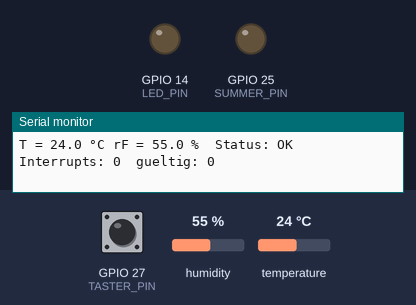
Recording of a program running on a simulated ESP32. Shown: output pins drawn as LEDs (lit = HIGH), the last lines printed to the serial monitor. The test bench sets the inputs (shaded band); at power-on: humidity 55 %, GPIO 27 (TASTER_PIN) HIGH, temperature 24 °C.

Above: at 6.8 s.
6.9 s: humidity set to 59 %
12.3 s: humidity set to 62 %
At 15.4 s:
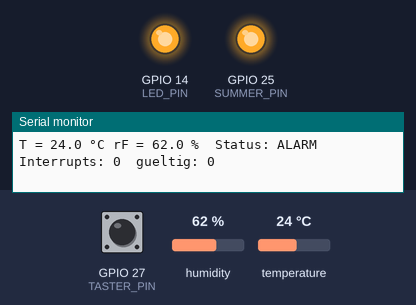
17.7 s: GPIO 27 (TASTER_PIN) pulled LOW for 3 s
At 18.0 s:
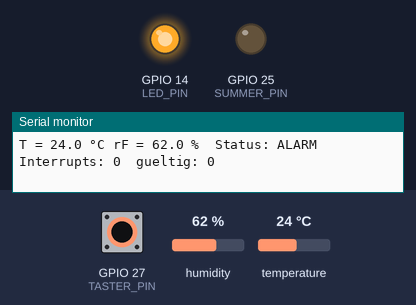
23.1 s: humidity set to 22 %
At 26.9 s:
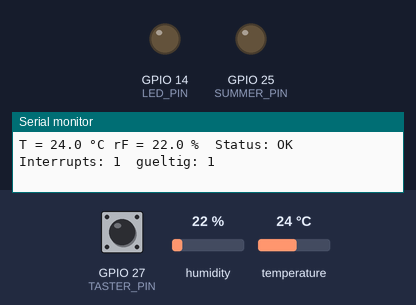
28.5 s: humidity set to 68 %
At 31.2 s:
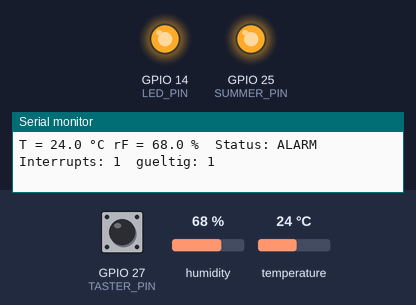
Timing chart, 0 to 32.7 s (numbered marks = the images above; inputs shaded):
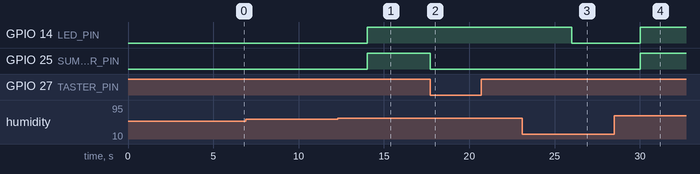

The program:

main.cpp
```cpp
#include <Arduino.h>
#include <DHT.h>
#include <driver/gpio.h>
#include <soc/gpio_reg.h>

const int DHT_PIN = 32;
const int LED_PIN = 14;
const int SUMMER_PIN = 25;
const int TASTER_PIN = 27;
const float GRENZWERT_FEUCHTE = 60.0;

const unsigned long INTERVALL_MS = 2000;

const int EBENE = 3; // 1 = digitalWrite, 2 = gpio_set_level, 3 = Register

DHT dht(DHT_PIN, DHT22);
unsigned long letzteMessung = 0;

volatile bool tasterGedrueckt = false;
volatile unsigned int anzahlInterrupts = 0;
unsigned int gueltigeDruecke = 0;
unsigned long letzterTastendruck = 0;
bool alarmAktiv = false;
bool stumm = false;

void IRAM_ATTR tasterIsr()
{
  anzahlInterrupts = anzahlInterrupts + 1;
  tasterGedrueckt = true;
}

void ledSchalten(bool an)
{
  if (EBENE == 1)
  {
    digitalWrite(LED_PIN, an ? HIGH : LOW);
  }
  else if (EBENE == 2)
  {
    gpio_set_level((gpio_num_t)LED_PIN, an ? 1 : 0);
  }
  else if (an)
  {
    REG_WRITE(GPIO_OUT_W1TS_REG, 1UL << LED_PIN);
  }
  else
  {
    REG_WRITE(GPIO_OUT_W1TC_REG, 1UL << LED_PIN);
  }
}

void setup()
{
  Serial.begin(115200);
  pinMode(LED_PIN, OUTPUT);
  pinMode(SUMMER_PIN, OUTPUT);
  pinMode(TASTER_PIN, INPUT_PULLUP);
  attachInterrupt(digitalPinToInterrupt(TASTER_PIN), tasterIsr, FALLING);
  dht.begin();
}

void loop()
{
  if (tasterGedrueckt)
  {
    tasterGedrueckt = false;
    if (millis() - letzterTastendruck > 50)
    {
      letzterTastendruck = millis();
      gueltigeDruecke++;
      if (alarmAktiv)
        stumm = true;
    }
  }

    if (millis() - letzteMessung >= INTERVALL_MS)
    {
      letzteMessung = millis();

      float feuchte = dht.readHumidity();
      float temperatur = dht.readTemperature();

      if (isnan(feuchte) || isnan(temperatur))
      {
        Serial.println("Fehler: Sensor antwortet nicht");
        alarmAktiv = false;
        stumm = false;
      }
      else
      {
        alarmAktiv = feuchte > GRENZWERT_FEUCHTE;
        if (!alarmAktiv)
          stumm = false;

        Serial.printf("T = %.1f °C rF = %.1f %%  Status: %s%s  Interrupts: %u  gueltig: %u\n",
                      temperatur, feuchte,
                      alarmAktiv ? "ALARM" : "OK",
                      (alarmAktiv && stumm) ? " (stumm)" : "",
                      anzahlInterrupts, gueltigeDruecke);
      }
    }

  ledSchalten(alarmAktiv);
  digitalWrite(SUMMER_PIN, (alarmAktiv && !stumm) ? HIGH : LOW);
  }
```

Measured:
- the behaviour switches between 60 and 61 % on humidity (found by bisection; images 0 and 1)
- after the input at 12.3 s, GPIO 14 (LED_PIN), GPIO 25 (SUMMER_PIN): LOW → HIGH after 1.7 s
- after the input at 17.7 s, GPIO 25 (SUMMER_PIN): HIGH → LOW at once
- after the input at 23.1 s, GPIO 14 (LED_PIN): HIGH → LOW after 2.9 s
- after the input at 28.5 s, GPIO 14 (LED_PIN), GPIO 25 (SUMMER_PIN): LOW → HIGH after 1.5 s
